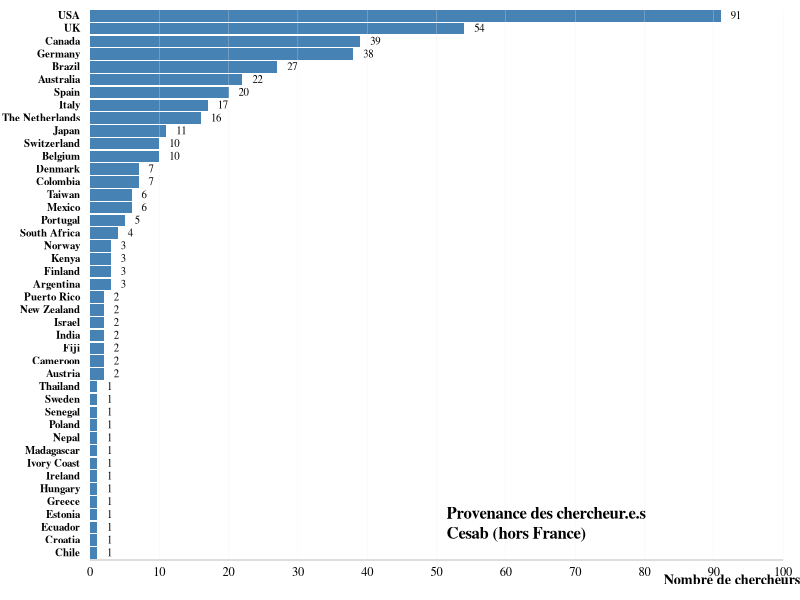

This chart was generated by the following R code:
members <- readxl::read_xlsx(here::here("data", "data-members.xlsx"))
members <- as.data.frame(members)[ , 1]

members <- as.data.frame(table(members))
colnames(members) <- c("Country", "n")

members <- members[-which(members$Country == "France"), ]
members <- members[order(members$n, decreasing = FALSE), ]

png(filename = here::here("assets", "img", "barplot-members.png"), 
    width = 8, height = 12, units = "in", pointsize = 16, res = 300)

par(xaxs = "i", yaxs = "i", family = "serif", bg = "transparent", mar = c(2, 4.5, 0.5, 0.5))

plot(0, ylim = c(.5, nrow(members) + .5), xlim = c(0, max(members$n) + 10), axes = FALSE, ann = FALSE, type = "n")

for (i in 1:nrow(members)) {
  rect(0, i - .4, members[i, "n"], i + .5, border = NA, col = "steelblue")
  text(members[i, "n"], i, members[i, "n"], pos = 4, font = 1, cex = .65)
  text(0, i, members[i, "Country"], pos = 2, xpd = TRUE, cex = .65, font = 2)
}

abline(v = seq(10, 100, by = 10), lty = 1, lwd = .25, col = "#EAEAEA")
par(mgp = c(0, 0, 0))
axis(1, at = seq(0, 100, by = 10), cex.axis = 0.75, lwd.ticks = 0, lwd = 0.25)

text(50, 3, "Provenance des chercheur.e.s\nCesab (hors France)", font = 2, pos = 4)
text(104, -1.15, "Nombre de chercheurs", pos = 2, xpd = TRUE, cex = .85, font = 2)

dev.off()
